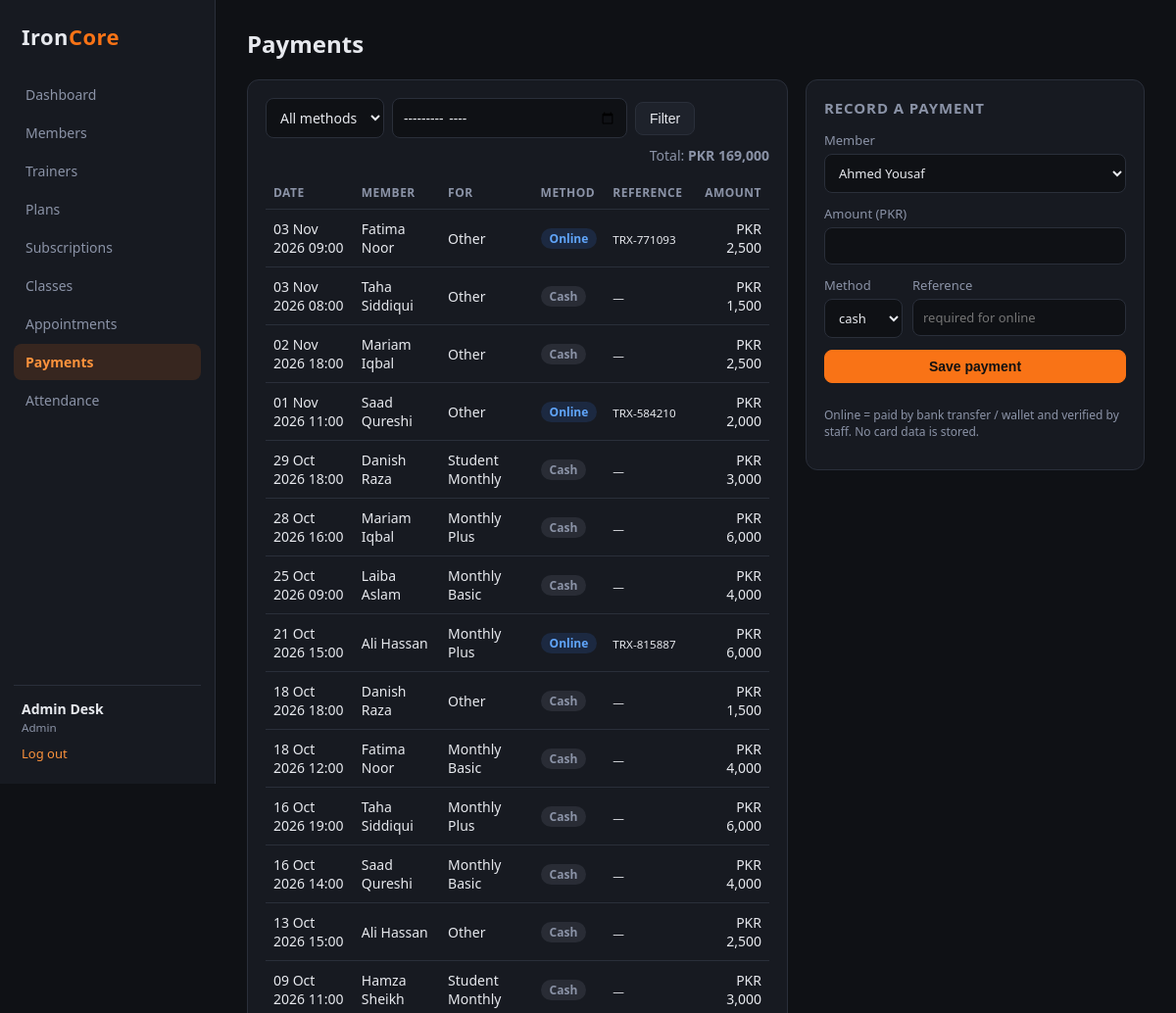
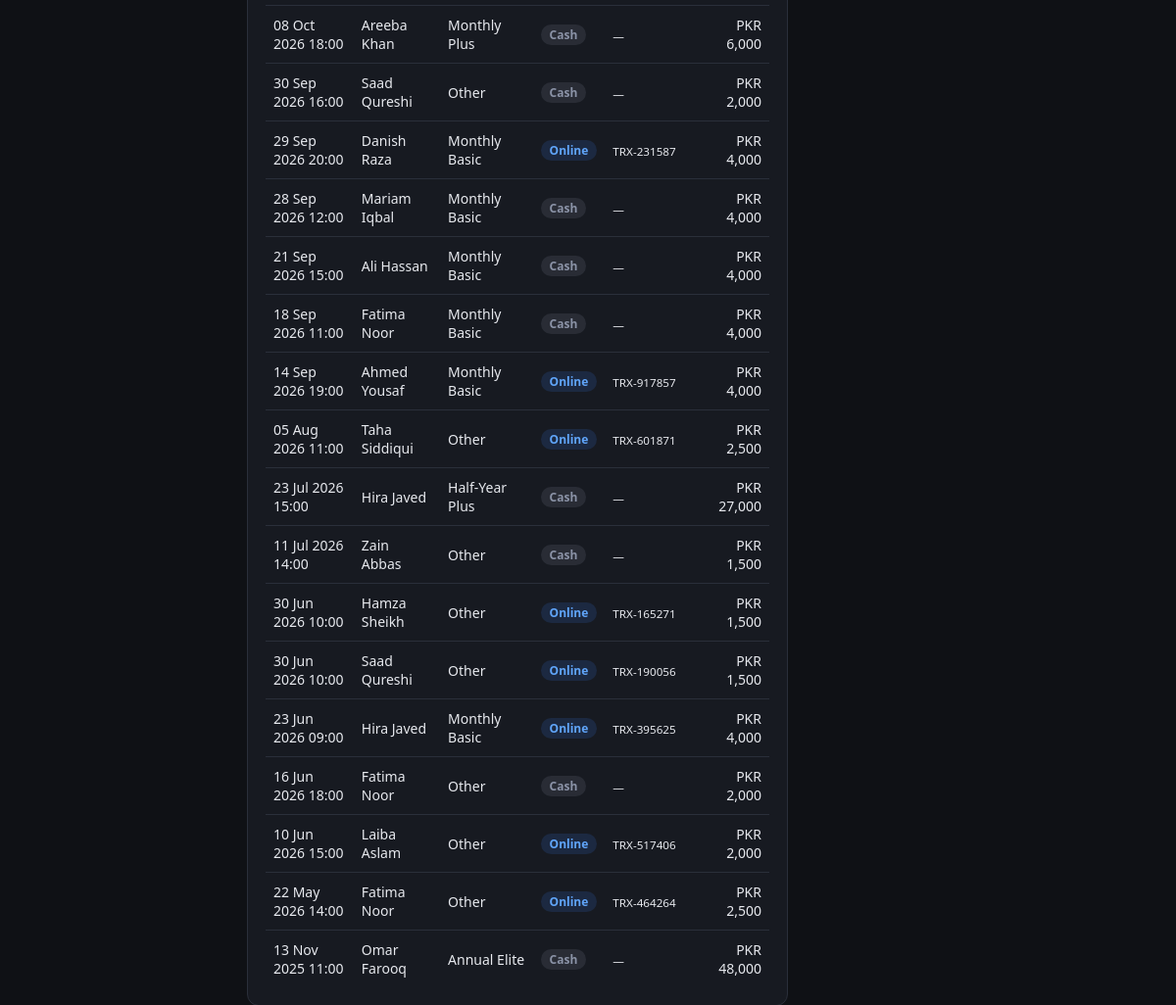
The app's page /payments.php (signed in) with its own data (2 pictures, top to bottom).
### tables this page shows
CREATE TABLE payments (
    id              INT AUTO_INCREMENT PRIMARY KEY,
    member_id       INT NOT NULL,
    subscription_id INT NULL,
    amount          DECIMAL(10, 2) NOT NULL,
    method          ENUM('cash', 'online') NOT NULL,
    reference       VARCHAR(60),
    paid_at         DATETIME NOT NULL,
    recorded_by     INT NULL,
    CONSTRAINT fk_pay_member FOREIGN KEY (member_id) REFERENCES members (id) ON DELETE CASCADE,
    CONSTRAINT fk_pay_sub FOREIGN KEY (subscription_id) REFERENCES subscriptions (id) ON DELETE SET NULL,
    CONSTRAINT fk_pay_user FOREIGN KEY (recorded_by) REFERENCES users (id) ON DELETE SET NULL,
    CONSTRAINT chk_pay_amount CHECK (amount > 0),
    INDEX idx_pay_date (paid_at)
);

CREATE TABLE users (
    id            INT AUTO_INCREMENT PRIMARY KEY,
    name          VARCHAR(100) NOT NULL,
    email         VARCHAR(120) NOT NULL UNIQUE,
    phone         VARCHAR(20),
    password_hash VARCHAR(255) NOT NULL,
    role          ENUM('admin', 'trainer', 'member') NOT NULL DEFAULT 'member',
    created_at    TIMESTAMP NOT NULL DEFAULT CURRENT_TIMESTAMP
);

CREATE TABLE plans (
    id              INT AUTO_INCREMENT PRIMARY KEY,
    name            VARCHAR(60) NOT NULL,
    duration_months TINYINT UNSIGNED NOT NULL,
    price           DECIMAL(10, 2) NOT NULL,
    description     VARCHAR(255),
    is_active       TINYINT(1) NOT NULL DEFAULT 1,
    CONSTRAINT chk_plan_price CHECK (price > 0),
    CONSTRAINT chk_plan_duration CHECK (duration_months > 0)
);

### includes/auth.php (called while the page is built, shortened)
<?php
require_once __DIR__ . '/db.php';
require_once __DIR__ . '/helpers.php';
function current_user(): ?array
{
    return $_SESSION['user'] ?? null;
}

### includes/db.php (called while the page is built)
<?php
function db(): PDO
{
    static $pdo = null;
    if ($pdo === null) {
        $cfg = require __DIR__ . '/../config/database.php';
        $dsn = sprintf('mysql:host=%s;port=%s;dbname=%s;charset=%s',
            $cfg['host'], $cfg['port'], $cfg['database'], $cfg['charset']);
        $pdo = new PDO($dsn, $cfg['username'], $cfg['password'], [
            PDO::ATTR_ERRMODE            => PDO::ERRMODE_EXCEPTION,
            PDO::ATTR_DEFAULT_FETCH_MODE => PDO::FETCH_ASSOC,
            PDO::ATTR_EMULATE_PREPARES   => false,
        ]);
    }
    return $pdo;
}
function q(string $sql, array $params = []): PDOStatement
{
    $stmt = db()->prepare($sql);
    $stmt->execute($params);
    return $stmt;
}

### payments.php (the view, shortened to what this page needs)
<?php
require_once __DIR__ . '/includes/auth.php';
$month = $_GET['month'] ?? '';
$sql = 'SELECT pay.*, u.name AS member, p.name AS plan, ru.name AS recorded_by_name FROM payments pay
        JOIN members m ON m.id = pay.member_id JOIN users u ON u.id = m.user_id
        LEFT JOIN subscriptions s ON s.id = pay.subscription_id LEFT JOIN plans p ON p.id = s.plan_id
        LEFT JOIN users ru ON ru.id = pay.recorded_by WHERE 1 = 1';
$params = [];
$payments = q($sql . ' ORDER BY pay.paid_at DESC', $params)->fetchAll();
$total = array_sum(array_column($payments, 'amount'));
$members = q("SELECT m.id, u.name FROM members m JOIN users u ON u.id = m.user_id ORDER BY u.name")->fetchAll();
require __DIR__ . '/includes/header.php';
?>
<div class="grid-2 <?= $user['role'] === 'admin' ? 'wide-left' : '' ?>">
    <section class="card <?= $user['role'] === 'member' ? 'span-2' : '' ?>">
        <form class="toolbar" method="get">
            <select name="method">
                <option value="">All methods</option>
            </select>
            <input type="month" name="month" value="<?= e($month) ?>">
            <button class="btn">Filter</button>
            <span class="total">Total: <b><?= money($total) ?></b></span>
        </form>
        <table>
            <tr><th>Date</th><th>Member</th><th>For</th><th>Method</th><th>Reference</th><th class="num">Amount</th></tr>
            <?php foreach ($payments as $p): ?>
                <tr>
                    <td><?= e(date('d M Y H:i', strtotime($p['paid_at']))) ?></td>
                    <td><?= e($p['member']) ?></td>
                    <td><?= e($p['plan'] ?? 'Other') ?></td>
                    <td><?= badge($p['method']) ?></td>
                    <td><small><?= e($p['reference'] ?? '—') ?></small></td>
                    <td class="num"><?= money($p['amount']) ?></td>
                </tr>
            <?php endforeach; ?>
        </table>
    </section>
    <?php if ($user['role'] === 'admin'): ?>
    <section class="card">
        <h2>Record a payment</h2>
        <form method="post" class="form">
            <label>Member <select name="member_id"><?php foreach ($members as $m): ?><option value="<?= $m['id'] ?>"><?= e($m['name']) ?></option><?php endforeach; ?></select></label>
            <label>Amount (PKR) <input type="number" name="amount" min="50" step="50" required></label>
            <div class="row">
                <label>Method <select name="method"><option value="cash">cash</option><option value="online">online</option></select></label>
                <label>Reference <input name="reference" placeholder="required for online"></label>
            </div>
            <button class="btn primary">Save payment</button>
            <p class="muted small">Online = paid by bank transfer / wallet and verified by staff. No card data is stored.</p>
        </form>
    </section>
    <?php endif; ?>
</div>
<?php require __DIR__ . '/includes/footer.php';

### includes/helpers.php (shortened to what this page needs)
<?php
function e($value): string
{
    return htmlspecialchars((string) $value, ENT_QUOTES, 'UTF-8');
}
function money($amount): string
{
    return 'PKR ' . number_format((float) $amount, 0);
}
function badge(string $status): string
{
    $map = [
        'active' => 'green', 'booked' => 'blue', 'confirmed' => 'blue', 'attended' => 'green',
        'completed' => 'green', 'paid' => 'green', 'present' => 'green', 'expired' => 'grey', 'inactive' => 'grey', 'pending' => 'amber',
        'cancelled' => 'red', 'cash' => 'grey', 'online' => 'blue',
    ];
    $c = $map[$status] ?? 'grey';
    return '<span class="badge ' . $c . '">' . e(ucfirst($status)) . '</span>';
}

### assets/css/style.css (style rules this page uses)
:root { --bg: #0f1115; --panel: #171a21; --panel-2: #1e222b; --line: #2a2f3a; --text: #e7e9ee; --muted: #8b93a7; --accent: #f97316; --accent-2: #fb923c; --green: #22c55e; --blue: #3b82f6; --red: #ef4444; --amber: #f59e0b; }
* { box-sizing: border-box; }
body { margin: 0; font-family: "Segoe UI", system-ui, -apple-system, Roboto, Arial, sans-serif; background: var(--bg); color: var(--text); font-size: 14px; }
h2 { font-size: 15px; margin: 0 0 14px; color: var(--muted); text-transform: uppercase; letter-spacing: .06em; }
.card { background: var(--panel); border: 1px solid var(--line); border-radius: 12px; padding: 18px; margin-bottom: 18px; }
.grid-2 { display: grid; grid-template-columns: 1fr 1fr; gap: 18px; align-items: start; }
.grid-2.wide-left { grid-template-columns: 2fr 1fr; }
table { width: 100%; border-collapse: collapse; }
th { text-align: left; color: var(--muted); font-weight: 600; font-size: 12px; text-transform: uppercase; letter-spacing: .04em; padding: 8px; border-bottom: 1px solid var(--line); }
td { padding: 10px 8px; border-bottom: 1px solid var(--line); vertical-align: middle; }
tr:last-child td { border-bottom: none; }
td.num, th.num { text-align: right; }
.muted { color: var(--muted); }
.small { font-size: 12px; }
.badge { display: inline-block; padding: 2px 9px; border-radius: 999px; font-size: 12px; font-weight: 600; }
.badge.blue { background: rgba(59, 130, 246, .15); color: #60a5fa; }
.badge.grey { background: rgba(139, 147, 167, .15); color: var(--muted); }
.btn { display: inline-block; border: 1px solid var(--line); background: var(--panel-2); color: var(--text); padding: 8px 14px; border-radius: 8px; cursor: pointer; font-size: 14px; }
.btn.primary { background: var(--accent); border-color: var(--accent); color: #111; font-weight: 600; }
.form { display: flex; flex-direction: column; gap: 12px; }
.form label, .login-card label { display: flex; flex-direction: column; gap: 5px; color: var(--muted); font-size: 13px; }
.form .row { display: grid; grid-template-columns: 1fr 1fr; gap: 10px; }
input, select, textarea { background: var(--bg); border: 1px solid var(--line); color: var(--text); padding: 9px 10px; border-radius: 8px; font: inherit; }
.toolbar { display: flex; gap: 8px; align-items: center; margin-bottom: 12px; flex-wrap: wrap; }
.toolbar input { min-width: 240px; }
.total { margin-left: auto; color: var(--muted); }

### records on screen
payments: paid_at "03 Nov 2026 09:00", users.name "Fatima Noor", plan "Other", method "Online", reference "TRX-771093", amount "PKR 2,500"
payments: paid_at "03 Nov 2026 08:00", users.name "Taha Siddiqui", plan "Other", method "Cash", reference "—", amount "PKR 1,500"
payments: paid_at "02 Nov 2026 18:00", users.name "Mariam Iqbal", plan "Other", method "Cash", reference "—", amount "PKR 2,500"
payments: paid_at "01 Nov 2026 11:00", users.name "Saad Qureshi", plan "Other", method "Online", reference "TRX-584210", amount "PKR 2,000"
payments: paid_at "29 Oct 2026 18:00", users.name "Danish Raza", plans.name "Student Monthly", method "Cash", reference "—", amount "PKR 3,000"
payments: paid_at "28 Oct 2026 16:00", users.name "Mariam Iqbal", plans.name "Monthly Plus", method "Cash", reference "—", amount "PKR 6,000"
payments: paid_at "25 Oct 2026 09:00", users.name "Laiba Aslam", plans.name "Monthly Basic", method "Cash", reference "—", amount "PKR 4,000"
payments: paid_at "21 Oct 2026 15:00", users.name "Ali Hassan", plans.name "Monthly Plus", method "Online", reference "TRX-815887", amount "PKR 6,000"
payments: paid_at "18 Oct 2026 18:00", users.name "Danish Raza", plan "Other", method "Cash", reference "—", amount "PKR 1,500"
payments: paid_at "18 Oct 2026 12:00", users.name "Fatima Noor", plans.name "Monthly Basic", method "Cash", reference "—", amount "PKR 4,000"
payments: paid_at "16 Oct 2026 19:00", users.name "Taha Siddiqui", plans.name "Monthly Plus", method "Cash", reference "—", amount "PKR 6,000"
payments: paid_at "16 Oct 2026 14:00", users.name "Saad Qureshi", plans.name "Monthly Basic", method "Cash", reference "—", amount "PKR 4,000"
payments: paid_at "13 Oct 2026 15:00", users.name "Ali Hassan", plan "Other", method "Cash", reference "—", amount "PKR 2,500"
payments: paid_at "09 Oct 2026 11:00", users.name "Hamza Sheikh", plans.name "Student Monthly", method "Cash", reference "—", amount "PKR 3,000"
payments: paid_at "08 Oct 2026 18:00", users.name "Areeba Khan", plans.name "Monthly Plus", method "Cash", reference "—", amount "PKR 6,000"
payments: paid_at "30 Sep 2026 16:00", users.name "Saad Qureshi", plan "Other", method "Cash", reference "—", amount "PKR 2,000"
payments: paid_at "29 Sep 2026 20:00", users.name "Danish Raza", plans.name "Monthly Basic", method "Online", reference "TRX-231587", amount "PKR 4,000"
payments: paid_at "28 Sep 2026 12:00", users.name "Mariam Iqbal", plans.name "Monthly Basic", method "Cash", reference "—", amount "PKR 4,000"
payments: paid_at "21 Sep 2026 15:00", users.name "Ali Hassan", plans.name "Monthly Basic", method "Cash", reference "—", amount "PKR 4,000"
payments: paid_at "18 Sep 2026 11:00", users.name "Fatima Noor", plans.name "Monthly Basic", method "Cash", reference "—", amount "PKR 4,000"
payments: paid_at "14 Sep 2026 19:00", users.name "Ahmed Yousaf", plans.name "Monthly Basic", method "Online", reference "TRX-917857", amount "PKR 4,000"
payments: paid_at "05 Aug 2026 11:00", users.name "Taha Siddiqui", plan "Other", method "Online", reference "TRX-601871", amount "PKR 2,500"
payments: paid_at "23 Jul 2026 15:00", users.name "Hira Javed", plans.name "Half-Year Plus", method "Cash", reference "—", amount "PKR 27,000"
payments: paid_at "11 Jul 2026 14:00", users.name "Zain Abbas", plan "Other", method "Cash", reference "—", amount "PKR 1,500"
payments: paid_at "30 Jun 2026 10:00", users.name "Hamza Sheikh", plan "Other", method "Online", reference "TRX-165271", amount "PKR 1,500"
payments: paid_at "30 Jun 2026 10:00", users.name "Saad Qureshi", plan "Other", method "Online", reference "TRX-190056", amount "PKR 1,500"
payments: paid_at "23 Jun 2026 09:00", users.name "Hira Javed", plans.name "Monthly Basic", method "Online", reference "TRX-395625", amount "PKR 4,000"
payments: paid_at "16 Jun 2026 18:00", users.name "Fatima Noor", plan "Other", method "Cash", reference "—", amount "PKR 2,000"
payments: paid_at "10 Jun 2026 15:00", users.name "Laiba Aslam", plan "Other", method "Online", reference "TRX-517406", amount "PKR 2,000"
payments: paid_at "22 May 2026 14:00", users.name "Fatima Noor", plan "Other", method "Online", reference "TRX-464264", amount "PKR 2,500"
payments: paid_at "13 Nov 2025 11:00", users.name "Omar Farooq", plans.name "Annual Elite", method "Cash", reference "—", amount "PKR 48,000"

### other values on screen
$label "Dashboard"
$label "Members"
$label "Trainers"
$label "Plans"
$label "Subscriptions"
$label "Classes"
$label "Appointments"
$label "Payments"
$label "Attendance"
$user['name'] "Admin Desk"
$user['role'] "Admin"
$pageTitle "Payments"
money($total) "PKR 169,000"
form field member_id "Ahmed Yousaf"
